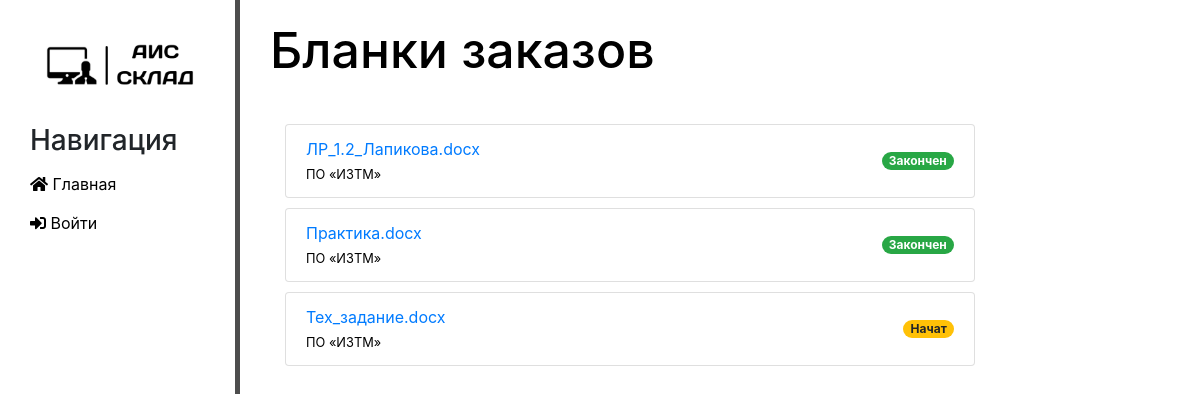
The app's page /blanks, older data.
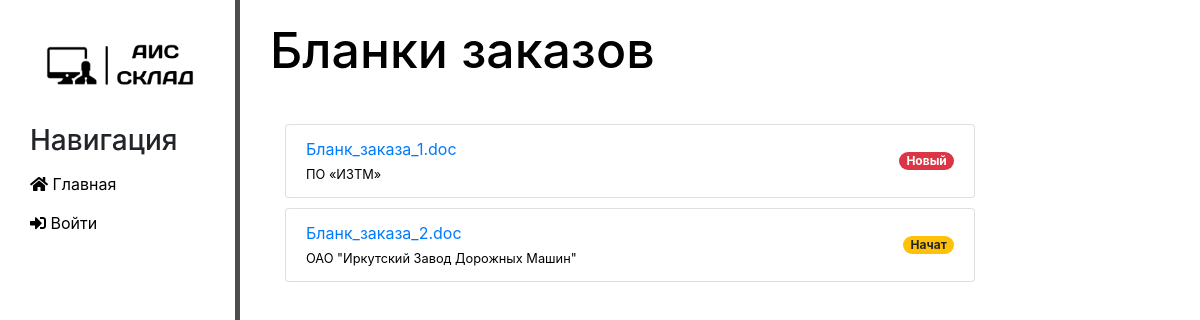
The same page, newer data.
### main/models.py (models this page shows, shortened)
class Blank(models.Model):
    NEW = 'new'
    BEGIN = 'begin'
    END = 'end'
    STATUS_CHOICES = (
        ('Новый', 'Новый'),
        ('Начат', 'Начат'),
        ('Закончен', 'Закончен'),
    )
    status = models.CharField(choices=STATUS_CHOICES, max_length=10)
    docfile = models.FileField()
    client = models.ForeignKey(Client,  on_delete=models.PROTECT)
    date = models.CharField('Дата загрузки', max_length=50, blank=True)
    class Meta:
         verbose_name = 'Бланк'
         verbose_name_plural = 'Бланки заказа'

class Client(models.Model):
    client_name = models.CharField('Название фирмы', max_length=255)
    inn = models.BigIntegerField('ИНН')
    phone = models.CharField('Телефон', max_length=12)
    address = models.CharField('Адрес', max_length=255)
    def __str__(self):
        return self.client_name
    class Meta:
        verbose_name = 'Клиент'
        verbose_name_plural = 'Клиенты'

### main/views.py (the view)
# urls.py: path('blanks', views.my_view, name='my-view'),
def my_view(request):
    message = 'Загрузите бланк заказа'
    client = ''
    if request.method == 'POST':
        form = BlankForm(request.POST, request.FILES)
        if form.is_valid():
            client = form.cleaned_data.get('client')
            newdoc = Blank(status='Новый', docfile=request.FILES['docfile'], client=client,
                           date=str(datetime.today().strftime('%d.%m.%Y')))
            newdoc.save()
            return redirect('my-view')
        else:
            message = 'The form is not valid. Fix the following error:'
    else:
        form = BlankForm()
    documents = Blank.objects.all()
    context = {'documents': documents, 'form': form, 'message': message, 'client': client}
    return render(request, 'main/list.html', context)

### main/templates/main/list.html (shortened to what this page needs)
{% extends 'main/layout.html' %}
{% block content %}
    <div class="features">
        <h1>Бланки заказов</h1>
        <br>
        {% if documents %}
            <ul class="list-group" style="width: 80%; ">
                {% for document in documents %}
                <div class="container">
                <div class="row" style="margin-bottom:10px">
                    <div class="col">
                <li class="list-group-item d-flex justify-content-between align-items-center"  >
                     <a href="{{ document.docfile.url }}">{{ document.docfile.name }}
                         <br>
                    <small class="mb-1" style="color:black"> {{document.client}} </small></a>
                    {% if document.status == "Новый" %}
                    <span class="badge badge-danger badge-pill"> {{document.status}} </span>
                    {% elif document.status == "Начат" %}
                    <span class="badge badge-warning badge-pill"> {{document.status}} </span>
                    {% elif document.status == "Закончен" %}
                    <span class="badge badge-success badge-pill"> {{document.status}} </span>
                    {% endif %}
                 </li>
                    </div>
                </div>
                </div>
                {% endfor %}
            </ul>
        {% else %}
            <p>Документов не найдено.</p>
        {% endif %}
    </div>
{% endblock %}

Row changes from the older to the newer data that the page shows:
removed Blank: docfile.name "ЛР_1.2_Лапикова.docx", client "ПО «ИЗТМ»", status "Закончен"
removed Blank: docfile.name "Практика.docx", client "ПО «ИЗТМ»", status "Закончен"
removed Blank: docfile.name "Тех_задание.docx", client "ПО «ИЗТМ»", status "Начат"
added Blank: docfile.name "Бланк_заказа_1.doc", client "ПО «ИЗТМ»", status "Новый"
added Blank: docfile.name "Бланк_заказа_2.doc", client "ОАО \"Иркутский Завод Дорожных Машин\"", status "Начат"
